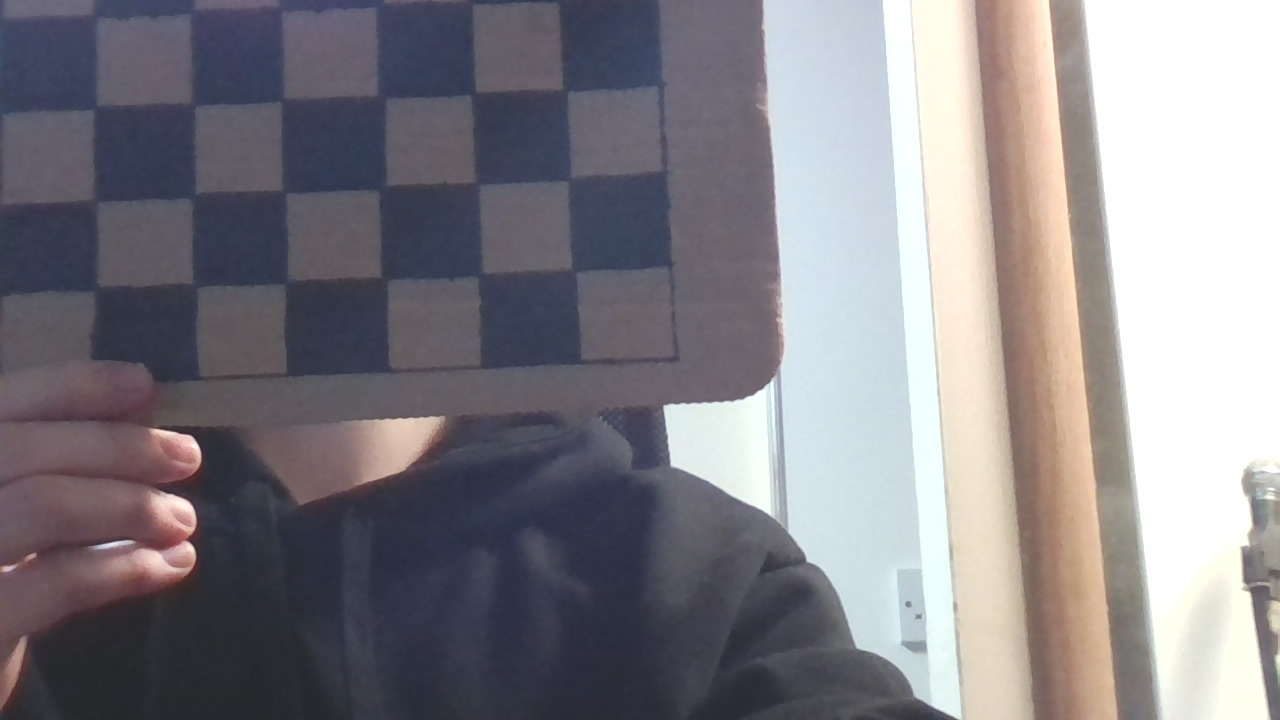
#> input picture calibration_images/cam1_frame1.jpg, 1280 x 720 px, given in place of the camera
$ python calibration_tool.py
#> lines starting #> are read from the running program, lines starting #| are printed output that depends on the picture; after the words box and inside, x2 and y2 are one past the last pixel; in counts of white or black regions, pixels touching at a corner belong together
import cv2
import numpy as np
import sys
import os
import logging

# Set up logging
logging.basicConfig(level=logging.INFO, format='%(asctime)s - %(levelname)s - %(message)s')
logger = logging.getLogger(__name__)

def detect_checkerboard(frame):
    """
    Simple checkerboard detection optimized for phone screens.
    Returns True if a checkerboard pattern is detected.
    """
    if frame is None:
        return False, None

    try:
        # Convert to grayscale
        gray = cv2.cvtColor(frame, cv2.COLOR_BGR2GRAY)

        # Apply Gaussian blur to reduce noise
        blurred = cv2.GaussianBlur(gray, (5, 5), 0)

        # Apply adaptive thresholding
        thresh = cv2.adaptiveThreshold(
            blurred,
            255,
            cv2.ADAPTIVE_THRESH_GAUSSIAN_C,
            cv2.THRESH_BINARY,
            11,
            2
        )

        # Find contours
        contours, _ = cv2.findContours(thresh, cv2.RETR_LIST, cv2.CHAIN_APPROX_SIMPLE)

        # Filter and analyze contours
        squares = []
        for cnt in contours:
            area = cv2.contourArea(cnt)
            if area < 100:  # Filter out small contours
                continue

            # Approximate the contour to a polygon
            peri = cv2.arcLength(cnt, True)
            approx = cv2.approxPolyDP(cnt, 0.04 * peri, True)

            # Check if it's a square (4 corners)
            if len(approx) == 4:
                # Check if it's roughly square-shaped
                x, y, w, h = cv2.boundingRect(approx)
                aspect_ratio = float(w)/h
                if 0.8 <= aspect_ratio <= 1.2:  # Allow some tolerance
                    squares.append(approx)

        # Check if we found enough squares in a grid pattern
        if len(squares) >= 4:  # At least 2x2 squares
            # Sort squares by position (top-left to bottom-right)
            squares = sorted(squares, key=lambda x: (x[:, 0, 1].mean(), x[:, 0, 0].mean()))

            # Convert squares to points for visualization
            points = []
            for square in squares:
                points.append(square.mean(axis=0))
            points = np.array(points, dtype=np.float32)

            return True, points

        return False, None

    except Exception as e:
        logger.error(f"Error in checkerboard detection: {str(e)}")
        return False, None

def run_demo():
    """
    Camera calibration demo using chessboard patterns.
    """
    # Create folder for calibration images
    calib_dir = "calibration_images"
    if not os.path.exists(calib_dir):
        os.makedirs(calib_dir)

    print("""
    Camera Calibration Tool
    ======================

    This tool will help you calibrate multiple cameras for blending.

    Instructions:
    1. Point each camera at a chessboard pattern (printed or displayed)
    2. Press 'c' to capture an image and check for checkerboard pattern
    3. Press 'q' to quit

    Note: At least a 2x2 square checkerboard pattern must be visible.
    """)

    # Open all 4 cameras
    cameras = []
    for i in range(4):
        try:
            cam = cv2.VideoCapture(i)
            if not cam.isOpened():
                logger.warning(f"Could not open camera {i}")
                continue

            # Set camera properties for better capture
            cam.set(cv2.CAP_PROP_FRAME_WIDTH, 1280)
            cam.set(cv2.CAP_PROP_FRAME_HEIGHT, 720)
            cam.set(cv2.CAP_PROP_AUTOFOCUS, 1)

            cameras.append(cam)
            logger.info(f"Successfully initialized camera {i}")
        except Exception as e:
            logger.error(f"Error initializing camera {i}: {str(e)}")

    if not cameras:
        logger.error("No cameras detected")
        return

    frame_count = 0
    logger.info(f"Active camera IDs: {list(range(len(cameras)))}")

    while True:
        frames = []
        detection_status = []

        for i, cam in enumerate(cameras):
            try:
                ret, frame = cam.read()
                if not ret:
                    continue

                # Resize for display
                frame = cv2.resize(frame, (480, 270))

                # Try to find checkerboard pattern
                has_pattern, points = detect_checkerboard(frame)
                detection_status.append(has_pattern)

                # Add visual indicators
                if has_pattern and points is not None:
                    # Draw detected points
                    for point in points:
                        pos = tuple(map(int, point.ravel()))
                        cv2.circle(frame, pos, 3, (0, 255, 0), -1)

                    # Draw connections between points
                    for i in range(len(points)-1):
                        pt1 = tuple(map(int, points[i].ravel()))
                        pt2 = tuple(map(int, points[i+1].ravel()))
                        cv2.line(frame, pt1, pt2, (0, 255, 0), 1)

                    cv2.putText(frame, "Checkerboard Detected!", (10, 25),
                               cv2.FONT_HERSHEY_SIMPLEX, 0.7, (0, 255, 0), 2)
                else:
                    cv2.putText(frame, "No Checkerboard", (10, 25),
                               cv2.FONT_HERSHEY_SIMPLEX, 0.7, (0, 0, 255), 2)

                cv2.putText(frame, f"Camera {i+1}", (10, 60),
                           cv2.FONT_HERSHEY_SIMPLEX, 1, (0, 255, 0), 2)

                frames.append(frame)
            except Exception as e:
                logger.error(f"Error processing camera {i} frame: {str(e)}")
#> this loop made 4 passes
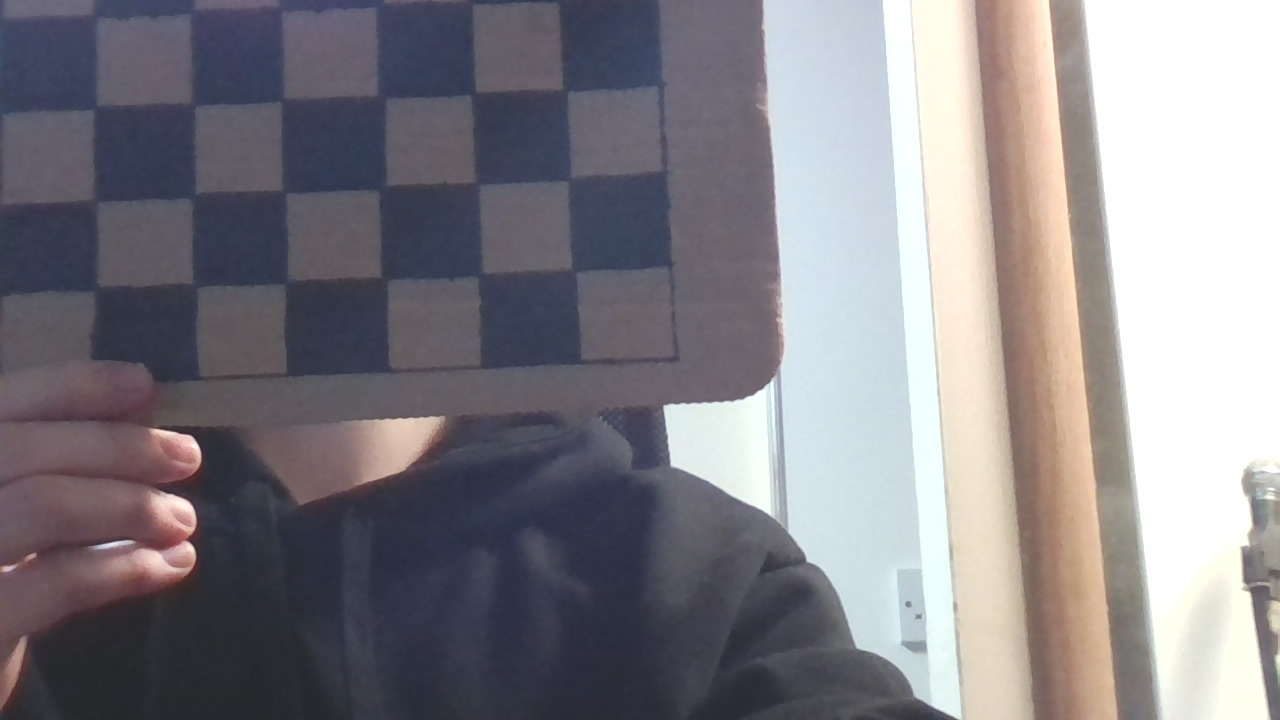
#> input picture calibration_images/cam1_frame1.jpg, 1280 x 720 px, given in place of the camera
#> pass 1, in detect_checkerboard, `gray = cv2.cvtColor(frame, cv2.COLOR_BGR2GRAY)`:
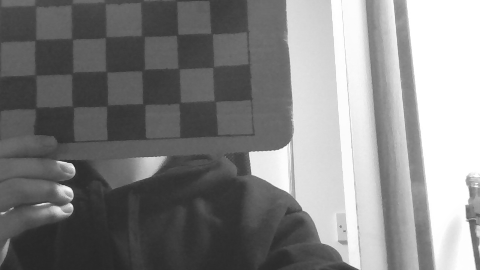
#> gray: shape (270, 480); min 38, max 255, mean 131
#> pass 1, in detect_checkerboard, `thresh = cv2.adaptiveThreshold( blurred, 255, cv2.ADAPTIVE_THRESH_GAUS..`:
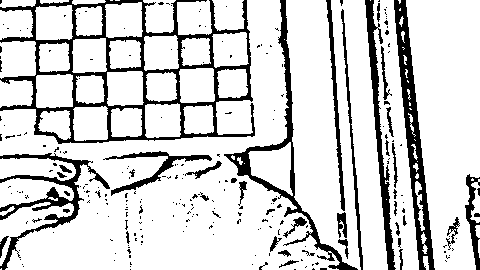
#> thresh: shape (270, 480); 82.8% white; 249 black regions (208 under 20 px), largest, box (x1, y1, x2, y2) and area: (0, 0, 255, 144) 6994, (394, 0, 435, 270) 3114, (224, 0, 358, 270) 2545
#> after the loop:
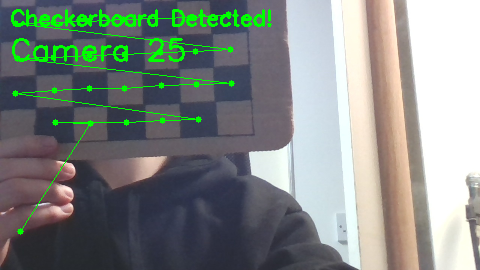
#> frame: shape (270, 480, 3); mean B, G, R 131.8, 136.1, 129.5
#> after the loop, detection_status = [True, True, True, True]; frames = 4 items

        try:
            # Display all cameras in a grid
            if len(frames) >= 4:
                top_row = np.hstack((frames[0], frames[1]))
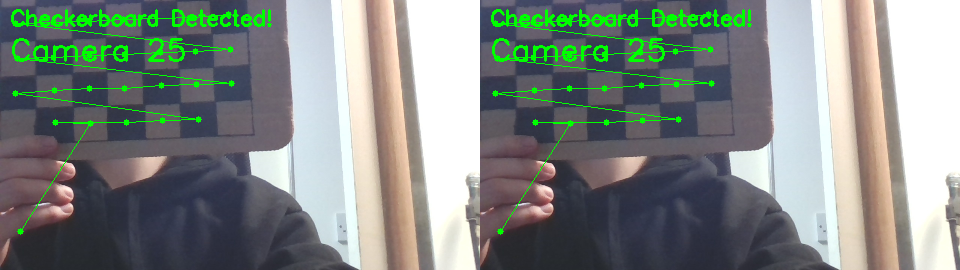
#> top_row: shape (270, 960, 3); mean of channels 0, 1, 2 131.8, 136.1, 129.5; drawn as B, G, R
                bottom_row = np.hstack((frames[2], frames[3]))
                grid_view = np.vstack((top_row, bottom_row))
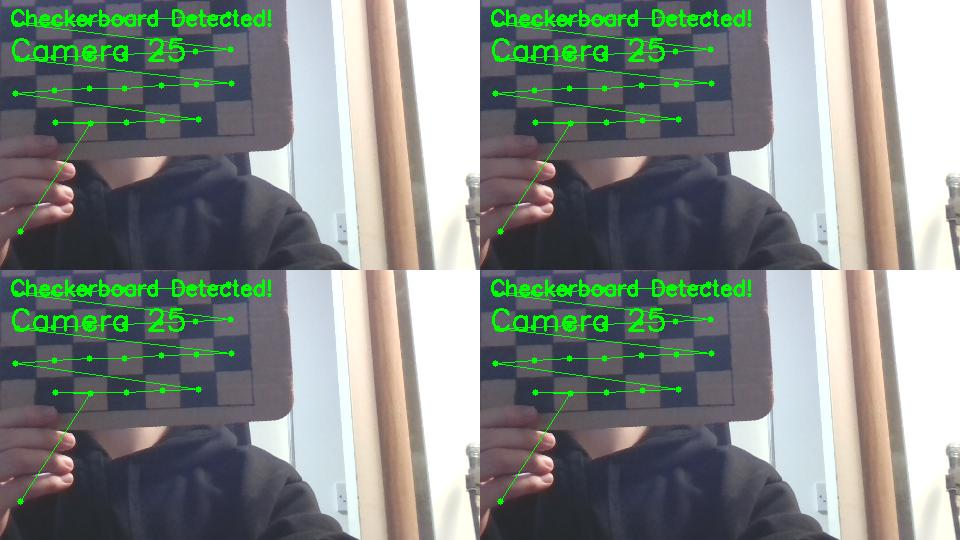
#> grid_view: shape (540, 960, 3); mean of channels 0, 1, 2 131.8, 136.1, 129.5; drawn as B, G, R
            else:
                grid_view = np.vstack(frames) if len(frames) > 1 else frames[0]

            cv2.imshow('Camera Calibration', grid_view)
        except Exception as e:
            logger.error(f"Error creating grid view: {str(e)}")

        # Handle keyboard input
        key = cv2.waitKey(1) & 0xFF
#> (key q is pressed here)
        if key == ord('q'):
            break
        elif key == ord('c'):
            frame_count += 1
            detection_results = []

            for i, cam in enumerate(cameras):
                try:
                    ret, cal_frame = cam.read()
                    if not ret:
                        detection_results.append(False)
                        continue

                    has_pattern, _ = detect_checkerboard(cal_frame)
                    detection_results.append(has_pattern)

                    if has_pattern:
                        filename = f"{calib_dir}/cam{i+1}_frame{frame_count}.jpg"
                        cv2.imwrite(filename, cal_frame)
                        logger.info(f"Camera {i+1}: Checkerboard detected and image saved")
                    else:
                        logger.info(f"Camera {i+1}: No checkerboard pattern detected")
                except Exception as e:
                    logger.error(f"Error processing capture from camera {i}: {str(e)}")
                    detection_results.append(False)

            print("Detection results:", detection_results)

    # Cleanup
    for cam in cameras:
        try:
            cam.release()
        except Exception as e:
            logger.error(f"Error releasing camera: {str(e)}")

    cv2.destroyAllWindows()
    logger.info("Calibration tool shutdown complete")

if __name__ == "__main__":
    run_demo()
